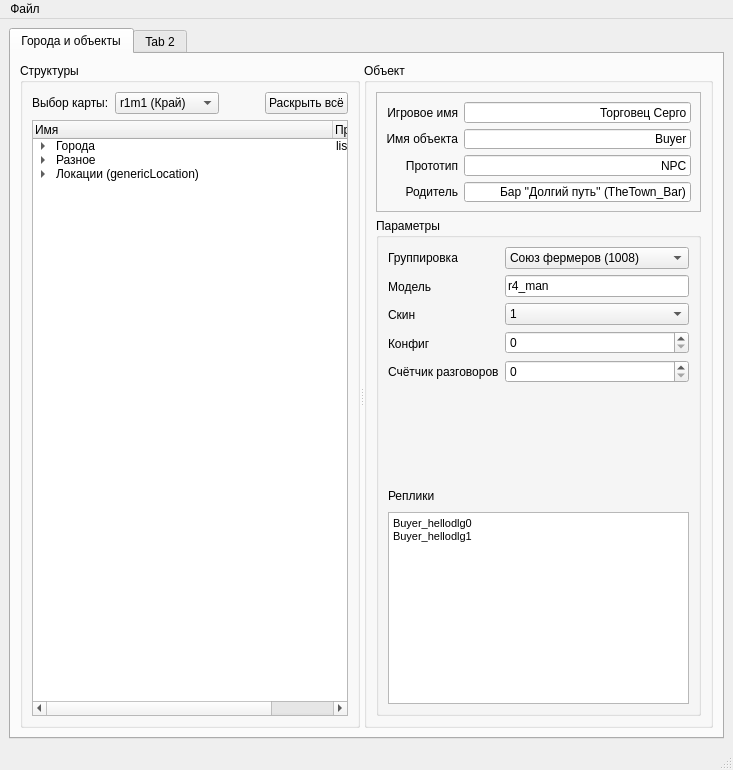
<?xml version="1.0" encoding="UTF-8"?>
<ui version="4.0">
 <class>MainWindow</class>
 <widget class="QMainWindow" name="MainWindow">
  <property name="geometry">
   <rect>
    <x>0</x>
    <y>0</y>
    <width>733</width>
    <height>770</height>
   </rect>
  </property>
  <property name="windowTitle">
   <string>MainWindow</string>
  </property>
  <widget class="QWidget" name="centralwidget">
   <layout class="QGridLayout" name="gridLayout">
    <item row="0" column="0">
     <widget class="QTabWidget" name="tabWidget">
      <property name="currentIndex">
       <number>0</number>
      </property>
      <widget class="QWidget" name="tab">
       <attribute name="title">
        <string>Города и объекты</string>
       </attribute>
       <layout class="QHBoxLayout" name="horizontalLayout_4">
        <item>
         <widget class="QSplitter" name="splitter">
          <property name="orientation">
           <enum>Qt::Horizontal</enum>
          </property>
          <widget class="QGroupBox" name="groupBox_3">
           <property name="title">
            <string>Структуры</string>
           </property>
           <layout class="QVBoxLayout" name="verticalLayout_2">
            <item>
             <layout class="QVBoxLayout" name="verticalLayout">
              <item>
               <layout class="QHBoxLayout" name="horizontalLayout_2">
                <item>
                 <widget class="QLabel" name="label">
                  <property name="text">
                   <string>Выбор карты:</string>
                  </property>
                 </widget>
                </item>
                <item>
                 <widget class="QComboBox" name="comboBox_2">
                  <property name="minimumSize">
                   <size>
                    <width>100</width>
                    <height>0</height>
                   </size>
                  </property>
                  <item>
                   <property name="text">
                    <string>r1m1 (Край)</string>
                   </property>
                  </item>
                  <item>
                   <property name="text">
                    <string>r1m2 (Фатерлянд)</string>
                   </property>
                  </item>
                 </widget>
                </item>
                <item>
                 <spacer name="horizontalSpacer">
                  <property name="orientation">
                   <enum>Qt::Horizontal</enum>
                  </property>
                  <property name="sizeType">
                   <enum>QSizePolicy::MinimumExpanding</enum>
                  </property>
                  <property name="sizeHint" stdset="0">
                   <size>
                    <width>40</width>
                    <height>20</height>
                   </size>
                  </property>
                 </spacer>
                </item>
                <item>
                 <widget class="QPushButton" name="pushButton">
                  <property name="text">
                   <string>Раскрыть всё</string>
                  </property>
                 </widget>
                </item>
               </layout>
              </item>
              <item>
               <widget class="QTreeWidget" name="treeWidget">
                <property name="frameShadow">
                 <enum>QFrame::Sunken</enum>
                </property>
                <property name="lineWidth">
                 <number>1</number>
                </property>
                <property name="uniformRowHeights">
                 <bool>true</bool>
                </property>
                <attribute name="headerCascadingSectionResizes">
                 <bool>true</bool>
                </attribute>
                <attribute name="headerDefaultSectionSize">
                 <number>300</number>
                </attribute>
                <attribute name="headerStretchLastSection">
                 <bool>true</bool>
                </attribute>
                <column>
                 <property name="text">
                  <string>Имя</string>
                 </property>
                 <property name="textAlignment">
                  <set>AlignLeading|AlignVCenter</set>
                 </property>
                </column>
                <column>
                 <property name="text">
                  <string>Прототип</string>
                 </property>
                 <property name="textAlignment">
                  <set>AlignLeading|AlignVCenter</set>
                 </property>
                </column>
                <item>
                 <property name="text">
                  <string>Города</string>
                 </property>
                 <property name="text">
                  <string>listed in towns.xml</string>
                 </property>
                 <item>
                  <property name="text">
                   <string>ЮЖНЫЙ (TheTown)</string>
                  </property>
                  <property name="text">
                   <string>TownSouth</string>
                  </property>
                  <item>
                   <property name="text">
                    <string>Бар ''Долгий путь'' (TheTown_Bar)</string>
                   </property>
                   <property name="text">
                    <string>bar</string>
                   </property>
                   <item>
                    <property name="text">
                     <string>Жена Бармена (TheTown_Bar_Barman)</string>
                    </property>
                    <property name="text">
                     <string>NPC</string>
                    </property>
                   </item>
                   <item>
                    <property name="text">
                     <string>Торговец Серго (Buyer)</string>
                    </property>
                    <property name="text">
                     <string>NPC</string>
                    </property>
                   </item>
                   <item>
                    <property name="text">
                     <string>Фермер Дик (WorkGiver)</string>
                    </property>
                    <property name="text">
                     <string>NPC</string>
                    </property>
                   </item>
                   <item>
                    <property name="text">
                     <string>Бармен Дронн (HurdTrucker)</string>
                    </property>
                    <property name="text">
                     <string>NPC</string>
                    </property>
                   </item>
                  </item>
                  <item>
                   <property name="text">
                    <string>Гараж (TheTown_Workshop)</string>
                   </property>
                   <property name="text">
                    <string>workshop</string>
                   </property>
                   <item>
                    <property name="text">
                     <string>Кабины и кузова - &lt;CabinsAndBaskets&gt;</string>
                    </property>
                    <item>
                     <property name="text">
                      <string>&quot;Каскад&quot; - bugCargo02</string>
                     </property>
                    </item>
                    <item>
                     <property name="text">
                      <string>&quot;Борг&quot; - bugCargo03</string>
                     </property>
                    </item>
                    <item>
                     <property name="text">
                      <string>&quot;Тент&quot; - molokovozCargo01</string>
                     </property>
                    </item>
                    <item>
                     <property name="text">
                      <string>&quot;Скорпион&quot; - bugCab03</string>
                     </property>
                    </item>
                   </item>
                   <item>
                    <property name="text">
                     <string>Автомобили - &lt;Vehicles&gt;</string>
                    </property>
                    <item>
                     <property name="text">
                      <string>Вэн</string>
                     </property>
                     <property name="text">
                      <string>BugForSale</string>
                     </property>
                     <item>
                      <property name="text">
                       <string>Части - &lt;Parts&gt;</string>
                      </property>
                      <item>
                       <property name="text">
                        <string>Кабина - &quot;Жук&quot;</string>
                       </property>
                       <property name="text">
                        <string>bugCab01</string>
                       </property>
                      </item>
                      <item>
                       <property name="text">
                        <string>Кузов - &quot;Газ&quot;</string>
                       </property>
                       <property name="text">
                        <string>bugCargo01</string>
                       </property>
                      </item>
                      <item>
                       <property name="text">
                        <string>Шасси</string>
                       </property>
                       <property name="text">
                        <string>bugChassis</string>
                       </property>
                      </item>
                     </item>
                    </item>
                   </item>
                  </item>
                  <item>
                   <property name="text">
                    <string>&quot;Магазин&quot; - TheTown_Shop</string>
                   </property>
                   <property name="text">
                    <string>shop</string>
                   </property>
                   <item>
                    <property name="text">
                     <string>&quot;Обычная канистра.&quot;</string>
                    </property>
                    <property name="text">
                     <string>additional_fuel_tank</string>
                    </property>
                   </item>
                   <item>
                    <property name="text">
                     <string>&quot;Водяная система охлаждения  для огнестрельного оружия&quot;</string>
                    </property>
                    <property name="text">
                     <string>cooling_system_guns</string>
                    </property>
                   </item>
                   <item>
                    <property name="text">
                     <string>&quot;Оптимизированный механический спуск&quot;</string>
                    </property>
                    <property name="text">
                     <string>firing_rate_guns</string>
                    </property>
                   </item>
                  </item>
                  <item>
                   <property name="text">
                    <string>Доты</string>
                   </property>
                   <item>
                    <property name="text">
                     <string>Дот (staticAutoGun0444)</string>
                    </property>
                    <property name="text">
                     <string>staticAutoGun04</string>
                    </property>
                    <item>
                     <property name="text">
                      <string>Части - &lt;Parts&gt;</string>
                     </property>
                     <property name="text">
                      <string/>
                     </property>
                     <item>
                      <property name="text">
                       <string>Оружие - Вулкан (staticAutoGun0444CANNON)</string>
                      </property>
                      <property name="text">
                       <string>vulcan01</string>
                      </property>
                     </item>
                    </item>
                   </item>
                  </item>
                  <item>
                   <property name="text">
                    <string>Въезд (TheTown_enter)</string>
                   </property>
                  </item>
                  <item>
                   <property name="text">
                    <string>Выезд (TheTown_deploy)</string>
                   </property>
                  </item>
                  <item>
                   <property name="text">
                    <string>Защита (TheTown_defend)</string>
                   </property>
                  </item>
                 </item>
                 <item>
                  <property name="text">
                   <string>&quot;ГЛУХОЕ&quot; - TheGloohoe</string>
                  </property>
                  <property name="text">
                   <string>r1m1_GloohoeVillage</string>
                  </property>
                 </item>
                 <item>
                  <property name="text">
                   <string>&quot;ЗАИМКА&quot; - TheOilVillage</string>
                  </property>
                  <property name="text">
                   <string>r1m1_OilVillage</string>
                  </property>
                 </item>
                </item>
                <item>
                 <property name="text">
                  <string>Разное</string>
                 </property>
                 <item>
                  <property name="text">
                   <string>Player1</string>
                  </property>
                  <property name="text">
                   <string>player</string>
                  </property>
                  <item>
                   <property name="text">
                    <string>MyCar</string>
                   </property>
                   <property name="text">
                    <string>Bug01</string>
                   </property>
                  </item>
                 </item>
                </item>
                <item>
                 <property name="text">
                  <string>Локации (genericLocation)</string>
                 </property>
                 <item>
                  <property name="text">
                   <string>loc_LisaRunOut</string>
                  </property>
                 </item>
                 <item>
                  <property name="text">
                   <string>VeryBigFun1_Loc</string>
                  </property>
                 </item>
                 <item>
                  <property name="text">
                   <string>FirstLisaLoc</string>
                  </property>
                  <item>
                   <property name="text">
                    <string>Lisa (NPC)</string>
                   </property>
                  </item>
                 </item>
                 <item>
                  <property name="text">
                   <string>BotanicHouse</string>
                  </property>
                  <item>
                   <property name="text">
                    <string>Botanik (NPC)</string>
                   </property>
                  </item>
                 </item>
                </item>
               </widget>
              </item>
             </layout>
            </item>
           </layout>
          </widget>
          <widget class="QGroupBox" name="groupBox">
           <property name="minimumSize">
            <size>
             <width>200</width>
             <height>0</height>
            </size>
           </property>
           <property name="title">
            <string>Объект</string>
           </property>
           <layout class="QVBoxLayout" name="verticalLayout_5">
            <item>
             <widget class="QFrame" name="frame">
              <property name="maximumSize">
               <size>
                <width>10000</width>
                <height>120</height>
               </size>
              </property>
              <property name="frameShape">
               <enum>QFrame::StyledPanel</enum>
              </property>
              <property name="frameShadow">
               <enum>QFrame::Raised</enum>
              </property>
              <layout class="QVBoxLayout" name="verticalLayout_6">
               <item>
                <layout class="QHBoxLayout" name="horizontalLayout_5">
                 <property name="spacing">
                  <number>6</number>
                 </property>
                 <property name="bottomMargin">
                  <number>0</number>
                 </property>
                 <item>
                  <layout class="QVBoxLayout" name="verticalLayout_4">
                   <item>
                    <widget class="QLabel" name="label_6">
                     <property name="layoutDirection">
                      <enum>Qt::RightToLeft</enum>
                     </property>
                     <property name="text">
                      <string>Игровое имя</string>
                     </property>
                     <property name="alignment">
                      <set>Qt::AlignRight|Qt::AlignTrailing|Qt::AlignVCenter</set>
                     </property>
                    </widget>
                   </item>
                   <item>
                    <widget class="QLabel" name="label_7">
                     <property name="text">
                      <string>Имя объекта</string>
                     </property>
                     <property name="alignment">
                      <set>Qt::AlignRight|Qt::AlignTrailing|Qt::AlignVCenter</set>
                     </property>
                    </widget>
                   </item>
                   <item>
                    <widget class="QLabel" name="label_4">
                     <property name="layoutDirection">
                      <enum>Qt::RightToLeft</enum>
                     </property>
                     <property name="text">
                      <string>Прототип</string>
                     </property>
                     <property name="alignment">
                      <set>Qt::AlignRight|Qt::AlignTrailing|Qt::AlignVCenter</set>
                     </property>
                    </widget>
                   </item>
                   <item>
                    <widget class="QLabel" name="label_5">
                     <property name="text">
                      <string>Родитель</string>
                     </property>
                     <property name="alignment">
                      <set>Qt::AlignRight|Qt::AlignTrailing|Qt::AlignVCenter</set>
                     </property>
                    </widget>
                   </item>
                  </layout>
                 </item>
                 <item>
                  <layout class="QVBoxLayout" name="verticalLayout_3">
                   <property name="spacing">
                    <number>6</number>
                   </property>
                   <item>
                    <widget class="QLineEdit" name="lineEdit_3">
                     <property name="layoutDirection">
                      <enum>Qt::LeftToRight</enum>
                     </property>
                     <property name="text">
                      <string>Торговец Серго</string>
                     </property>
                     <property name="alignment">
                      <set>Qt::AlignRight|Qt::AlignTrailing|Qt::AlignVCenter</set>
                     </property>
                    </widget>
                   </item>
                   <item>
                    <widget class="QLineEdit" name="lineEdit_4">
                     <property name="text">
                      <string>Buyer</string>
                     </property>
                     <property name="alignment">
                      <set>Qt::AlignRight|Qt::AlignTrailing|Qt::AlignVCenter</set>
                     </property>
                    </widget>
                   </item>
                   <item>
                    <widget class="QLineEdit" name="lineEdit">
                     <property name="text">
                      <string>NPC</string>
                     </property>
                     <property name="alignment">
                      <set>Qt::AlignRight|Qt::AlignTrailing|Qt::AlignVCenter</set>
                     </property>
                    </widget>
                   </item>
                   <item>
                    <widget class="QLineEdit" name="lineEdit_2">
                     <property name="text">
                      <string>Бар ''Долгий путь'' (TheTown_Bar)</string>
                     </property>
                     <property name="alignment">
                      <set>Qt::AlignRight|Qt::AlignTrailing|Qt::AlignVCenter</set>
                     </property>
                    </widget>
                   </item>
                  </layout>
                 </item>
                </layout>
               </item>
              </layout>
             </widget>
            </item>
            <item>
             <widget class="QGroupBox" name="groupBox_4">
              <property name="title">
               <string>Параметры</string>
              </property>
              <layout class="QGridLayout" name="gridLayout_2">
               <item row="0" column="0">
                <layout class="QHBoxLayout" name="horizontalLayout_7">
                 <item>
                  <layout class="QVBoxLayout" name="verticalLayout_9">
                   <item>
                    <widget class="QLabel" name="label_8">
                     <property name="text">
                      <string>Группировка</string>
                     </property>
                    </widget>
                   </item>
                   <item>
                    <widget class="QLabel" name="label_9">
                     <property name="text">
                      <string>Модель</string>
                     </property>
                    </widget>
                   </item>
                   <item>
                    <widget class="QLabel" name="label_10">
                     <property name="text">
                      <string>Скин</string>
                     </property>
                    </widget>
                   </item>
                   <item>
                    <widget class="QLabel" name="label_11">
                     <property name="text">
                      <string>Конфиг</string>
                     </property>
                    </widget>
                   </item>
                   <item>
                    <widget class="QLabel" name="label_12">
                     <property name="text">
                      <string>Счётчик разговоров</string>
                     </property>
                    </widget>
                   </item>
                  </layout>
                 </item>
                 <item>
                  <layout class="QVBoxLayout" name="verticalLayout_8">
                   <item>
                    <widget class="QComboBox" name="comboBox">
                     <item>
                      <property name="text">
                       <string>Союз фермеров (1008)</string>
                      </property>
                     </item>
                     <item>
                      <property name="text">
                       <string>Торговцы северного пути (1010)</string>
                      </property>
                     </item>
                    </widget>
                   </item>
                   <item>
                    <widget class="QLineEdit" name="lineEdit_5">
                     <property name="text">
                      <string>r4_man</string>
                     </property>
                    </widget>
                   </item>
                   <item>
                    <widget class="QComboBox" name="comboBox_5">
                     <item>
                      <property name="text">
                       <string>1</string>
                      </property>
                     </item>
                     <item>
                      <property name="text">
                       <string>2</string>
                      </property>
                     </item>
                    </widget>
                   </item>
                   <item>
                    <widget class="QSpinBox" name="spinBox_2">
                     <property name="maximum">
                      <number>10000</number>
                     </property>
                    </widget>
                   </item>
                   <item>
                    <widget class="QSpinBox" name="spinBox">
                     <property name="maximum">
                      <number>10000</number>
                     </property>
                    </widget>
                   </item>
                  </layout>
                 </item>
                </layout>
               </item>
               <item row="1" column="0">
                <layout class="QVBoxLayout" name="verticalLayout_7">
                 <item>
                  <spacer name="verticalSpacer">
                   <property name="orientation">
                    <enum>Qt::Vertical</enum>
                   </property>
                   <property name="sizeHint" stdset="0">
                    <size>
                     <width>20</width>
                     <height>40</height>
                    </size>
                   </property>
                  </spacer>
                 </item>
                 <item>
                  <layout class="QHBoxLayout" name="horizontalLayout_6">
                   <item>
                    <widget class="QLabel" name="label_13">
                     <property name="text">
                      <string>Реплики</string>
                     </property>
                    </widget>
                   </item>
                   <item>
                    <spacer name="horizontalSpacer_3">
                     <property name="orientation">
                      <enum>Qt::Horizontal</enum>
                     </property>
                     <property name="sizeHint" stdset="0">
                      <size>
                       <width>40</width>
                       <height>20</height>
                      </size>
                     </property>
                    </spacer>
                   </item>
                  </layout>
                 </item>
                 <item>
                  <widget class="QTextEdit" name="textEdit">
                   <property name="html">
                    <string>&lt;!DOCTYPE HTML PUBLIC &quot;-//W3C//DTD HTML 4.0//EN&quot; &quot;http://www.w3.org/TR/REC-html40/strict.dtd&quot;&gt;
&lt;html&gt;&lt;head&gt;&lt;meta name=&quot;qrichtext&quot; content=&quot;1&quot; /&gt;&lt;style type=&quot;text/css&quot;&gt;
p, li { white-space: pre-wrap; }
&lt;/style&gt;&lt;/head&gt;&lt;body style=&quot; font-family:'MS Shell Dlg 2'; font-size:8.25pt; font-weight:400; font-style:normal;&quot;&gt;
&lt;p style=&quot; margin-top:0px; margin-bottom:0px; margin-left:0px; margin-right:0px; -qt-block-indent:0; text-indent:0px;&quot;&gt;&lt;span style=&quot; font-size:8pt;&quot;&gt;Buyer_hellodlg0&lt;/span&gt;&lt;/p&gt;
&lt;p style=&quot; margin-top:0px; margin-bottom:0px; margin-left:0px; margin-right:0px; -qt-block-indent:0; text-indent:0px;&quot;&gt;&lt;span style=&quot; font-size:8pt;&quot;&gt;Buyer_hellodlg1&lt;/span&gt;&lt;/p&gt;&lt;/body&gt;&lt;/html&gt;</string>
                   </property>
                  </widget>
                 </item>
                </layout>
               </item>
              </layout>
             </widget>
            </item>
           </layout>
          </widget>
         </widget>
        </item>
       </layout>
      </widget>
      <widget class="QWidget" name="tab_2">
       <attribute name="title">
        <string>Tab 2</string>
       </attribute>
      </widget>
     </widget>
    </item>
   </layout>
  </widget>
  <widget class="QMenuBar" name="menubar">
   <property name="geometry">
    <rect>
     <x>0</x>
     <y>0</y>
     <width>733</width>
     <height>21</height>
    </rect>
   </property>
   <widget class="QMenu" name="menu">
    <property name="title">
     <string>Файл</string>
    </property>
    <addaction name="action_Ex_Machina"/>
   </widget>
   <addaction name="menu"/>
  </widget>
  <widget class="QStatusBar" name="statusbar"/>
  <action name="action_Ex_Machina">
   <property name="text">
    <string>Открыть папку с Ex Machina</string>
   </property>
  </action>
 </widget>
 <resources/>
 <connections>
  <connection>
   <sender>pushButton</sender>
   <signal>pressed()</signal>
   <receiver>treeWidget</receiver>
   <slot>expandAll()</slot>
   <hints>
    <hint type="sourcelabel">
     <x>441</x>
     <y>101</y>
    </hint>
    <hint type="destinationlabel">
     <x>359</x>
     <y>176</y>
    </hint>
   </hints>
  </connection>
 </connections>
</ui>
